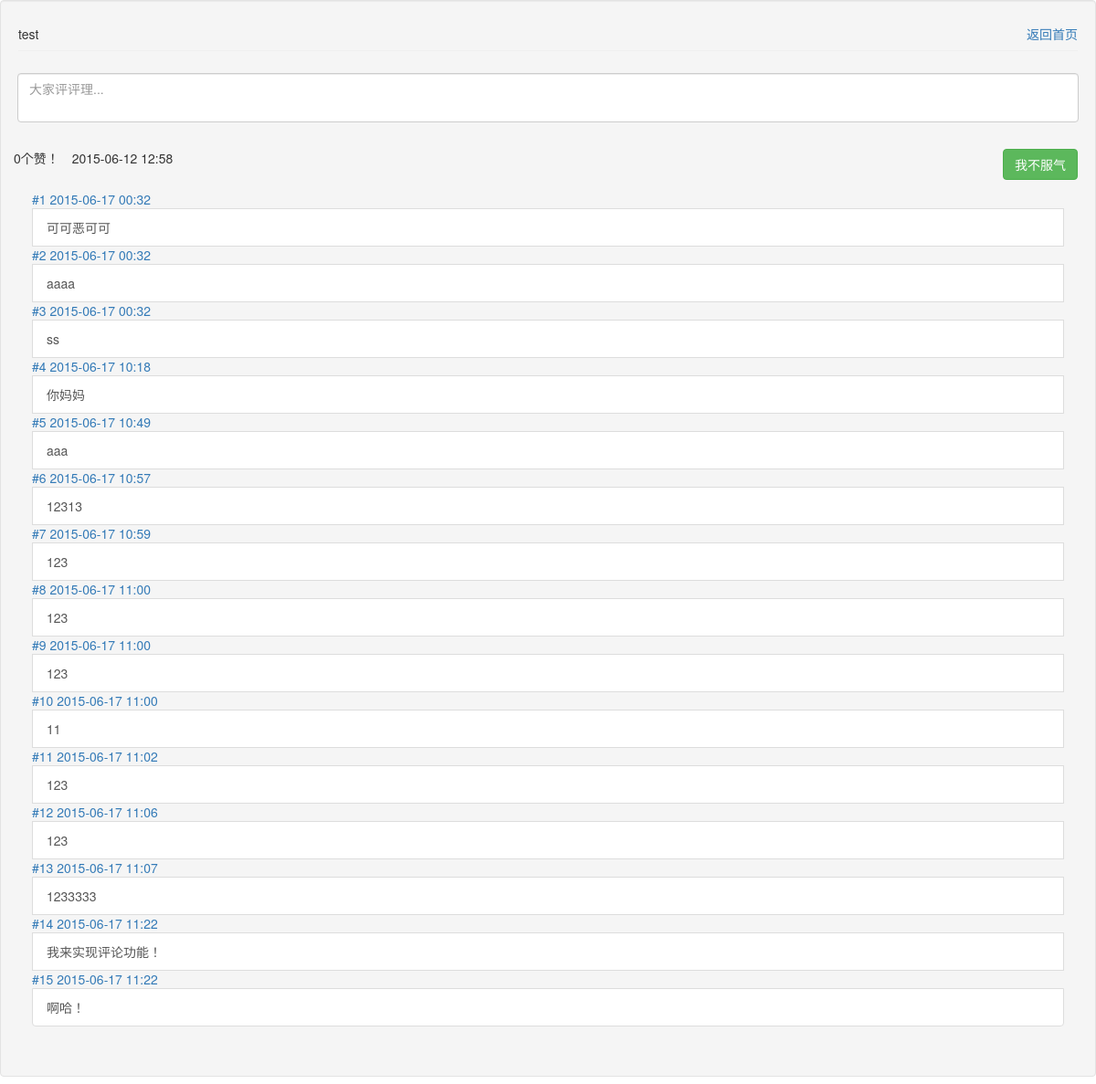
The app's page /comment/1 with its own data.
### Model.py (models this page shows, shortened)
class Post(db.Model):
	id = db.Column(db.Integer, primary_key=True)
	content = db.Column(db.Text)
	like_num = db.Column(db.Integer, default = 0)
	create_time = db.Column(db.DateTime, default=datetime.datetime.now)
	location = db.Column(db.Integer)
	comment_id = db.relationship('PostComment', backref='post')

class PostComment(db.Model):
	id = db.Column(db.Integer, primary_key=True)
	content = db.Column(db.Text)
	create_time = db.Column(db.DateTime, default=datetime.datetime.now)
	post_id = db.Column(db.Integer, db.ForeignKey('post.id'))

### ShitTalk.py (the view)
@app.route('/comment/<post_id>', methods=['GET', 'POST'])
def comment(post_id):
	post = Post.query.filter_by(id = int(post_id)).first()
	if post != None:
		if request.method == 'POST':
			if request.form['comment_content'] != "":
				comt = request.form['comment_content']
				post_id = post.id
				addComment.delay(comt, post_id)
				return redirect(url_for('comment', post_id = post_id))
		post = Post.query.filter_by(id = int(post_id)).first()
		post_content = post.content
		post_like = post.like_num
		post_time = post.create_time
		comments = PostComment.query.filter_by(post_id = int(post_id)).all()
		coms = []
		coms_time = []
		if comments != []:
			for x in comments:
				coms.append(x.content)
				coms_time.append(x.create_time)
		length = len(comments)
		post_id = str(post_id)
		return render_template('comment.html', length = length, comments = coms, comments_time = coms_time, post_content = post_content, post_time = post_time, post_like = post_like, post_id = post_id)
	return redirect(url_for('index'))

### templates/comment.html (shortened to what this page needs)
<!DOCTYPE html>
<html>
    <head>
        <link rel="stylesheet" type="text/css" href="../static/default.css">
        <link rel="stylesheet" href="../static/assets/css/bootstrap.css" type="text/css">
        <link rel="stylesheet" href="../static/assets/css/google-plus.css" type="text/css">
        <link rel="stylesheet" href="../static/assets/css/bootstrap.min.css" type="text/css">
    </head>
    <body>
        <div class="well">
             <form class="form-horizontal" role="form" action="{{ '/comment/'+ post_id }}" method="POST">
              <h5 style="word-break:break-word;">{{ post_content }}<a href="/" style="float:right;">返回首页</a></h5>
               <div class="form-group" style="padding:14px;">
                <textarea class="form-control" name="comment_content" placeholder="大家评评理..."></textarea>
              </div>
               <button class="btn btn-success pull-right" type="submit">我不服气</button>
               <ul class="list-inline">
                    <li>{{ post_like }}个赞！</li>
                    <li>{{ post_time.strftime('%Y-%m-%d %H:%M') }}</li>
               </ul>
            </form>
            <div class="panel-body">
              <div class="list-group">
                {% for i in range(length) %}
                    <a >#{{i+1}} {{ comments_time[i].strftime('%Y-%m-%d %H:%M') }}</a><a class="list-group-item" style="word-break:break-word;">{{ comments[i] }}</a>
                {% endfor %}
              </div>
            </div>
        </div>
    </body>
</html>

### static/default.css (style rules this page uses)
* { -webkit-box-sizing: border-box; -moz-box-sizing: border-box; box-sizing: border-box; }

### static/assets/css/google-plus.css (style rules this page uses)
body { background-color:#e0e0e0; -webkit-font-smoothing: antialiased; font: normal 14px Roboto,arial,sans-serif; }
.btn,.form-control,.panel,.list-group,.well { border-radius:1px;box-shadow:0 0 0; }
.form-control { border-color:#d7d7d7; }
.well,.panel { border-color:#d2d2d2;box-shadow:0 1px 0 #cfcfcf;border-radius:3px; }
.btn-success,.label-success,.progress-bar-success { background-color:#65b045; }
button { outline: 0; }
textarea { resize: none; outline: 0; }
.list-group-item:first-child,.list-group-item:last-child { border-radius:0; }
h3,h4,h5 { border:0 solid #efefef; border-bottom-width:1px; padding-bottom:10px; }

### records on screen
Post: content "test", strftime "2015-06-12 12:58"
PostComment: create_time "2015-06-17 00:32", content "可可恶可可"
PostComment: create_time "2015-06-17 00:32", content "aaaa"
PostComment: create_time "2015-06-17 00:32", content "ss"
PostComment: create_time "2015-06-17 10:18", content "你妈妈"
PostComment: create_time "2015-06-17 10:49", content "aaa"
PostComment: create_time "2015-06-17 10:57", content "12313"
PostComment: create_time "2015-06-17 10:59", content "123"
PostComment: create_time "2015-06-17 11:00", content "123"
PostComment: create_time "2015-06-17 11:00", content "123"
PostComment: create_time "2015-06-17 11:00", content "11"
PostComment: create_time "2015-06-17 11:02", content "123"
PostComment: create_time "2015-06-17 11:06", content "123"
PostComment: create_time "2015-06-17 11:07", content "1233333"
PostComment: create_time "2015-06-17 11:22", content "我来实现评论功能！"
PostComment: create_time "2015-06-17 11:22", content "啊哈！"

### other values on screen
{{ post_like }} "0"
{{ i+1 }} "1" "2" "3" "4" "5" "6" "7" "8" "9" "10" "11" "12" "13" "14" "15"
